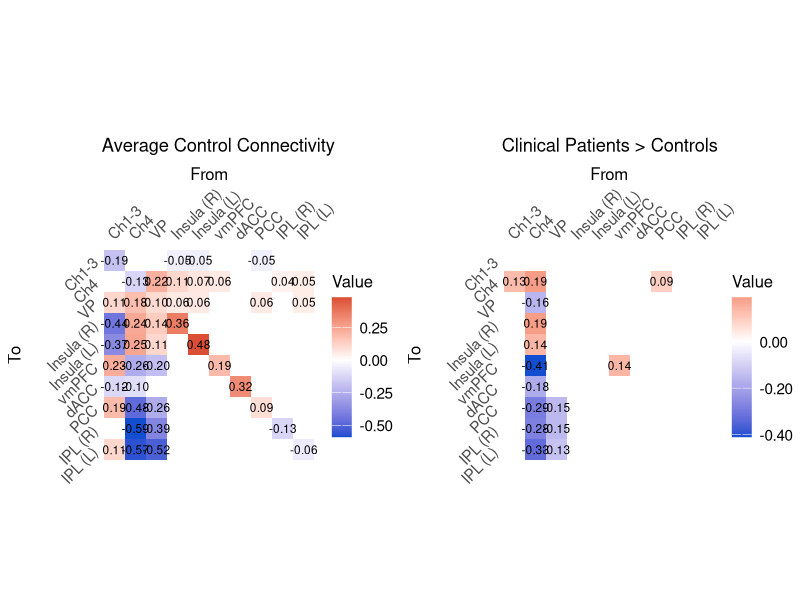

Reproduce this figure in R.
#Script to create Figure 2a and b
# Load libraries
library(ggplot2)
library(viridis)
library(gridExtra)

# Function to create a heatmap
create_heatmap <- function(Ep, Pp, title) {
  # Define regions
  regions <- c("Ch1-3", "Ch4", "VP", "Insula (R)", "Insula (L)", "vmPFC", "dACC", "PCC", "IPL (R)", "IPL (L)")
  
  # Create a data frame for the matrix
  df <- data.frame(
    x = rep(1:10, each = 10),
    y = rep(1:10, times = 10),
    value = Ep,
    Pp = Pp,
    region_x = factor(rep(regions, each = 10), levels = regions),
    region_y = factor(rep(regions, times = 10), levels = rev(regions))
  )
  
  # Set values to NA where Pp <= 0.99
  df$value[df$Pp <= 0.99] <- NA
  
  # Create the plot
  ggplot(df, aes(x = region_x, y = region_y, fill = value)) +
    geom_tile() +
    scale_fill_gradient2(low = "#134DD0", mid = "white", high = "#C70606", 
                         midpoint = 0, na.value = "white", 
                         limits = c(min(df$value, na.rm = TRUE), max(df$value, na.rm = TRUE)),
                         labels = scales::number_format(accuracy = 0.01)) +  # This line locks legend to 2 decimal places
    geom_text(aes(label = ifelse(Pp > 0.99, sprintf("%.2f", value), "")),
              color = "black", size = 3) +
    coord_fixed() +
    theme_minimal() +
    labs(title = title,
         x = "From",
         y = "To",
         fill = "Value") +
    theme(panel.grid = element_blank(),
          axis.text.x = element_text(angle = 45, hjust = 0, size = 11),
          axis.text.y = element_text(angle = 45, hjust = 1, size = 11),
          axis.title.x = element_text(margin = margin(b = 10), size = 12),
          axis.title.y = element_text(margin = margin(r = 10), size = 12),
          axis.text.x.top = element_text(angle = 45, hjust = 0, size = 11),
          axis.ticks.x.top = element_blank(),
          axis.ticks.x.bottom = element_blank(),
          axis.text.x.bottom = element_blank(),       
          legend.key.size = unit(1.2, "cm"),
          legend.key.width = unit(0.9, "cm"),
          legend.text = element_text(size = 11),
          legend.title = element_text(size = 12),
          legend.margin = margin(t = 0, r = 0, b = 0, l = 0, unit = "pt")) +
    scale_x_discrete(position = "top") +
    guides(fill = guide_colorbar(barwidth = 1, barheight = 7))
}

# Set up Ep and Pp for the plots, values extracted using Ep_Pp_converter.m
Ep1 <- c(-0.19, 0.00, 0.11, -0.44, -0.37, 0.23, -0.12, 0.19, 0.00, 0.11, 
         0.00, -0.13, 0.18, 0.24, 0.25, -0.26, -0.10, -0.48, -0.59, -0.57, 
         0.00, 0.22, 0.10, 0.14, 0.11, -0.20, 0.00, -0.26, -0.39, -0.52, 
         -0.05, 0.11, 0.06, 0.36, 0.00, 0.00, 0.00, 0.00, 0.00, 0.00, 
         -0.05, 0.07, 0.06, 0.00, 0.48, 0.00, 0.00, 0.00, 0.00, 0.00, 
         0.00, 0.06, 0.00, 0.00, 0.00, 0.19, 0.00, 0.00, 0.00, 0.00, 
         0.00, 0.00, 0.00, 0.00, 0.00, 0.00, 0.32, 0.00, 0.00, 0.00, 
         -0.05, 0.00, 0.06, 0.00, 0.00, 0.00, 0.00, 0.09, 0.00, 0.00, 
         0.01, 0.04, 0.02, 0.00, 0.00, 0.00, 0.00, 0.00, -0.13, 0.00, 
         0.00, 0.05, 0.05, 0.00, 0.00, 0.00, 0.00, 0.00, 0.00, -0.06)

Pp1 <- c(1.00, 0.00, 1.00, 1.00, 1.00, 1.00, 1.00, 1.00, 0.00, 1.00, 
         0.00, 1.00, 1.00, 1.00, 1.00, 1.00, 1.00, 1.00, 1.00, 1.00, 
         0.00, 1.00, 1.00, 1.00, 1.00, 1.00, 0.00, 1.00, 1.00, 1.00, 
         1.00, 1.00, 1.00, 1.00, 0.00, 0.00, 0.00, 0.00, 0.00, 0.00, 
         1.00, 1.00, 1.00, 0.00, 1.00, 0.00, 0.00, 0.00, 0.00, 0.00, 
         0.00, 1.00, 0.00, 0.00, 0.00, 1.00, 0.00, 0.00, 0.00, 0.00, 
         0.00, 0.00, 0.00, 0.00, 0.00, 0.00, 1.00, 0.00, 0.00, 0.00, 
         1.00, 0.00, 1.00, 0.00, 0.00, 0.00, 0.00, 1.00, 0.00, 0.00, 
         0.00, 1.00, 0.55, 0.00, 0.00, 0.00, 0.00, 0.00, 1.00, 0.00, 
         0.00, 1.00, 1.00, 0.00, 0.00, 0.00, 0.00, 0.00, 0.00, 1.00)

Ep2 <- c(0.00, 0.13, 0.00, 0.00, 0.00, 0.00, 0.00, -0.06, 0.00, 0.00, 
         0.00, 0.19, -0.16, 0.19, 0.14, -0.41, -0.18, -0.29, -0.28, -0.33, 
         0.00, 0.05, 0.00, 0.00, 0.00, 0.00, 0.00, -0.15, -0.15, -0.13, 
         0.00, 0.00, 0.00, 0.00, 0.00, 0.00, 0.00, 0.00, 0.00, 0.00, 
         0.00, 0.00, 0.00, 0.00, 0.00, 0.00, 0.00, 0.00, 0.00, 0.00, 
         0.00, 0.00, -0.01, 0.00, 0.00, 0.14, 0.00, 0.00, 0.00, 0.00, 
         0.00, 0.00, 0.01, 0.00, 0.00, 0.00, 0.00, 0.00, 0.00, 0.00, 
         0.01, 0.09, 0.00, 0.00, 0.00, 0.00, 0.00, 0.00, 0.00, 0.00, 
         0.01, 0.00, 0.00, 0.00, 0.00, 0.00, 0.00, 0.00, 0.00, 0.00, 
         0.00, 0.00, 0.00, 0.00, 0.00, 0.00, 0.00, 0.00, 0.00, 0.00)

Pp2 <- c(0.00, 1.00, 0.00, 0.00, 0.00, 0.00, 0.00, 0.54, 0.00, 0.00, 
         0.00, 1.00, 1.00, 1.00, 1.00, 1.00, 1.00, 1.00, 1.00, 1.00, 
         0.00, 0.53, 0.00, 0.00, 0.00, 0.00, 0.00, 1.00, 1.00, 1.00, 
         0.00, 0.00, 0.00, 0.00, 0.00, 0.00, 0.00, 0.00, 0.00, 0.00, 
         0.00, 0.00, 0.00, 0.00, 0.00, 0.00, 0.00, 0.00, 0.00, 0.00, 
         0.00, 0.00, 0.00, 0.00, 0.00, 1.00, 0.00, 0.00, 0.00, 0.00, 
         0.00, 0.00, 0.00, 0.00, 0.00, 0.00, 0.00, 0.00, 0.00, 0.00, 
         0.00, 1.00, 0.00, 0.00, 0.00, 0.00, 0.00, 0.00, 0.00, 0.00, 
         0.00, 0.00, 0.00, 0.00, 0.00, 0.00, 0.00, 0.00, 0.00, 0.00, 
         0.00, 0.00, 0.00, 0.00, 0.00, 0.00, 0.00, 0.00, 0.00, 0.00)

# Create the two plots
plot1 <- create_heatmap(Ep1, Pp1, "Average Control Connectivity")
plot2 <- create_heatmap(Ep2, Pp2, "Clinical Patients > Controls")

# Arrange the plots side by side
combined_plot <- grid.arrange(plot1, plot2, ncol = 2)